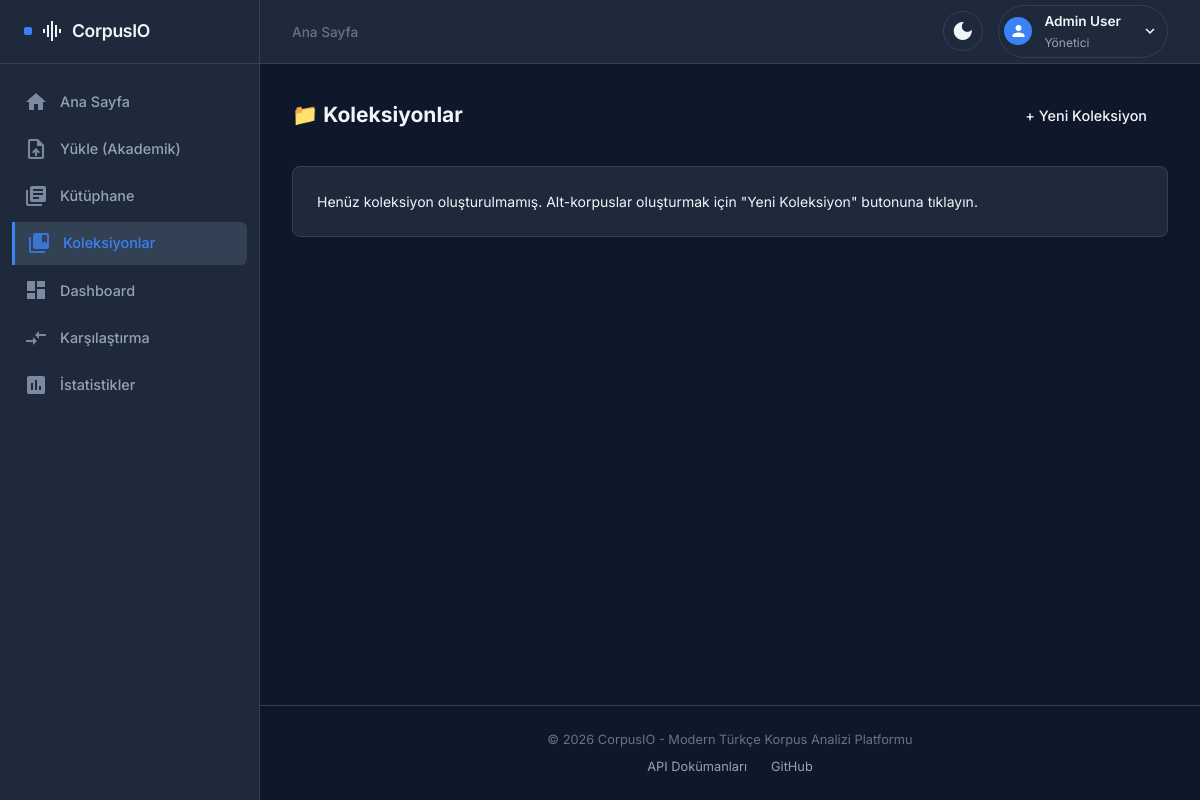
Before: /collections/ (signed in) with the older database file.
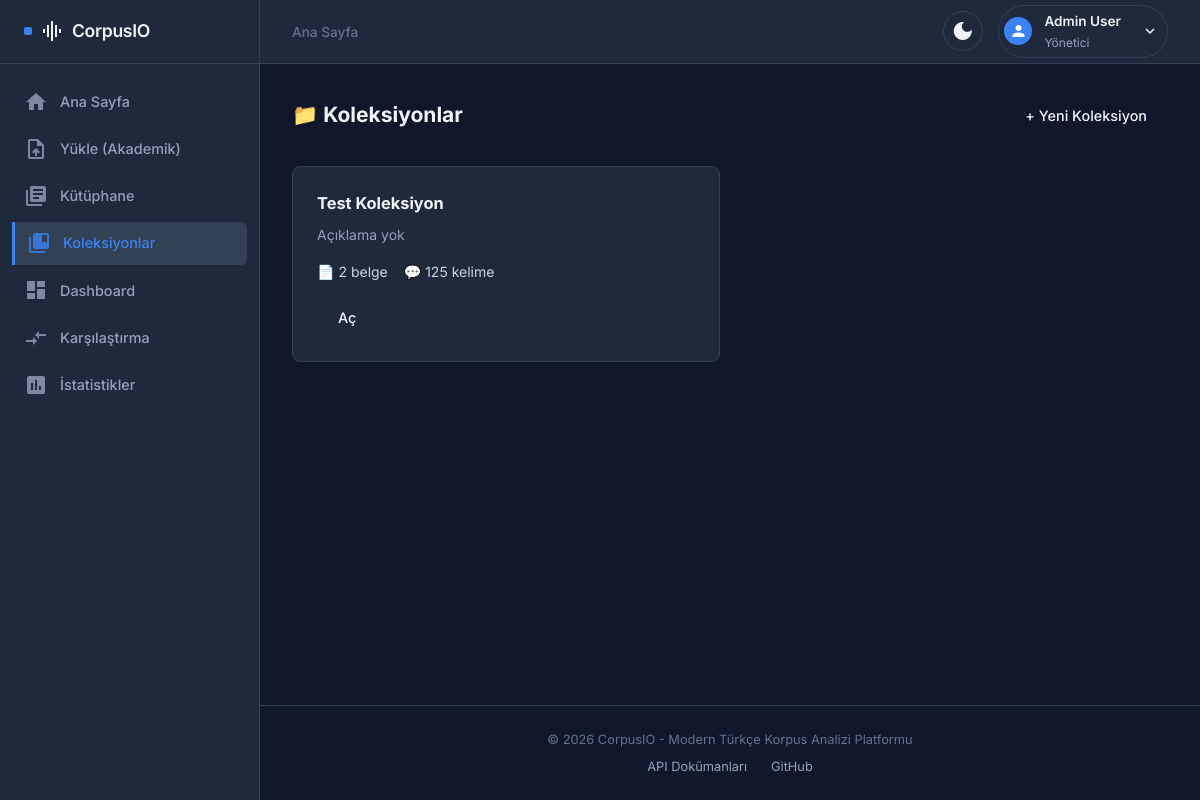
After: the same page with the newer database file.
### corpus/collections.py (models this page shows, shortened)
class Collection(models.Model):
    name = models.CharField(max_length=200, verbose_name="Koleksiyon Adı")
    description = models.TextField(blank=True, verbose_name="Açıklama")
    documents = models.ManyToManyField(
        Document,
        related_name='collections',
        verbose_name="Belgeler"
    )
    created_at = models.DateTimeField(auto_now_add=True, verbose_name="Oluşturulma")
    class Meta:
        verbose_name = "Koleksiyon"
        verbose_name_plural = "Koleksiyonlar"
        ordering = ['-created_at']
    def get_document_count(self):
        return self.documents.count()
    def get_total_words(self):
        total = 0
        for doc in self.documents.all():
            total += doc.get_word_count()
        return total

### corpus/models.py (models this page shows, shortened)
class Document(models.Model):
    filename = models.CharField(max_length=255, verbose_name="Dosya Adı")
    file = models.FileField(upload_to='documents/%Y/%m/', verbose_name="Dosya")
    format = models.CharField(max_length=10, verbose_name="Format")
    upload_date = models.DateTimeField(default=timezone.now, verbose_name="Yüklenme Tarihi")
    processed = models.BooleanField(default=False, verbose_name="İşlendi mi?")
    author = models.CharField(max_length=255, blank=True, verbose_name="Yazar")
    genre = models.CharField(max_length=100, blank=True, verbose_name="Tür")
    language = models.CharField(max_length=10, default='tr', verbose_name="Dil")
    source = models.CharField(max_length=255, blank=True, verbose_name="Kaynak")
    GRADE_LEVEL_CHOICES = [
        ('PRE', 'Okul Öncesi'),
        ('1', '1. Sınıf'),
        ('2', '2. Sınıf'),
        ('3', '3. Sınıf'),
        ('4', '4. Sınıf'),
        ('5', '5. Sınıf'),
        ('6', '6. Sınıf'),
        ('7', '7. Sınıf'),
        ('8', '8. Sınıf'),
        ('9', '9. Sınıf'),
        ('10', '10. Sınıf'),
        ('11', '11. Sınıf'),
        ('12', '12. Sınıf'),
        ('UNI', 'Üniversite/Akademik'),
        ('GEN', 'Genel/Yetişkin'),
    ]
    grade_level = models.CharField(
        max_length=10,
        choices=GRADE_LEVEL_CHOICES,
        blank=True,
        null=True,
        verbose_name="Sınıf Seviyesi"
    )
    subject = models.CharField(max_length=100, blank=True, verbose_name="Ders/Alan")
    publisher = models.CharField(max_length=255, blank=True, verbose_name="Yayınevi")
    publication_year = models.IntegerField(null=True, blank=True, verbose_name="Basım Yılı")
    isbn = models.CharField(max_length=20, blank=True, verbose_name="ISBN")
    metadata = models.JSONField(
        default=dict,
        blank=True,
        verbose_name="Ek Metadata",
        help_text="Diğer detaylar (JSON)"
    )
    tags = models.ManyToManyField(
        Tag,
        related_name='documents',
        blank=True,
        verbose_name="Etiketler"
    )
    class Meta:
        ordering = ['-upload_date']
        verbose_name = "Belge"
        verbose_name_plural = "Belgeler"
    def get_word_count(self):
        if hasattr(self, 'content') and self.content.cleaned_text:
            return len(self.content.cleaned_text.split())
        return 0

class Content(models.Model):
    document = models.OneToOneField(
        Document,
        on_delete=models.CASCADE,
        related_name='content',
        verbose_name="Belge"
    )
    raw_text = models.TextField(blank=True, verbose_name="Ham Metin")
    cleaned_text = models.TextField(blank=True, verbose_name="Temiz Metin")
    class Meta:
        verbose_name = "İçerik"
        verbose_name_plural = "İçerikler"

### corpus/collection_views.py (the view)
# urls.py: path('collections/', collection_views.collections_view, name='collections'),
@login_required
def collections_view(request):
    collections = Collection.objects.all()
    context = {
        'collections': collections,
        'active_tab': 'collections'
    }
    return render(request, 'corpus/collections.html', context)

### corpus/permissions.py (called while the page is built, shortened)
def get_user_role_value(user):
    if not user or not user.is_authenticated:
        return ROLE_VALUES['anonymous']
    if user.is_superuser:
        return ROLE_VALUES['admin']

def has_role(user, required_role):
    user_value = get_user_role_value(user)
    required_value = ROLE_VALUES.get(required_role, 0)
    return user_value >= required_value

def user_can_upload_documents(user):
    return has_role(user, 'verified')

def get_role_display_name(user):
    role_value = get_user_role_value(user)
    display_names = {
        ROLE_VALUES['anonymous']: 'Misafir',
        ROLE_VALUES['registered']: 'Kayıtlı Kullanıcı',
        ROLE_VALUES['verified']: 'Doğrulanmış Araştırmacı',
        ROLE_VALUES['developer']: 'Geliştirici',
        ROLE_VALUES['admin']: 'Yönetici',
    }
    for threshold in sorted(ROLE_VALUES.values(), reverse=True):
        if role_value >= threshold:
            return display_names.get(threshold, 'Bilinmeyen')
    return 'Misafir'

### corpus/templatetags/auth_extras.py (called while the page is built)
@register.filter(name='has_group')
def has_group(user, group_name):
    if not user.is_authenticated:
        return False
    return user.groups.filter(name=group_name).exists()

@register.filter(name='can_upload')
def can_upload_filter(user):
    return user_can_upload_documents(user)

@register.filter(name='access_level')
def access_level(user):
    return get_role_display_name(user)

### templates/corpus/collections.html (shortened to what this page needs)
{% extends "corpus/base.html" %}
{% block content %}
<div class="header-with-action">
    <h2>📁 Koleksiyonlar</h2>
    {% load auth_extras %}
    {% if request.user|has_group:"Academician" or request.user|has_group:"Developer" or request.user.is_superuser %}
    <a href="{% url 'corpus:create_collection' %}" class="btn">+ Yeni Koleksiyon</a>
    {% endif %}
</div>
{% if collections %}
<div class="documents-grid">
    {% for coll in collections %}
    <div class="card collection-card">
        <h3>{{ coll.name }}</h3>
        <p class="collection-desc">{{ coll.description|default:"Açıklama yok" }}</p>
        <div class="collection-meta">
            <span>📄 {{ coll.get_document_count }} belge</span>
            <span>💬 {{ coll.get_total_words }} kelime</span>
        </div>
        <a href="{% url 'corpus:collection_detail' coll.id %}" class="btn btn-small">Aç</a>
    </div>
    {% endfor %}
</div>
{% else %}
<div class="card">
    <p>Henüz koleksiyon oluşturulmamış. Alt-korpuslar oluşturmak için "Yeni Koleksiyon" butonuna tıklayın.</p>
</div>
{% endif %}
{% endblock %}

### templates/corpus/base.html (shortened to what this page needs)
{% load static %}
<!DOCTYPE html>
<html lang="tr">
<head>
    <link rel="stylesheet" href="{% static 'css/styles.css' %}?v=3">
</head>
<body>
    <aside class="sidebar">
        <div class="sidebar-header">
            <a href="{% url 'corpus:home' %}" class="logo-link">
                <h2 class="sidebar-logo"><span class="material-icons">graphic_eq</span> CorpusIO</h2>
            </a>
        </div>
        <nav class="sidebar-nav">
            <a href="{% url 'corpus:home' %}" class="nav-item {% if active_tab == 'home' %}active{% endif %}">
                <span class="material-icons nav-icon">home</span>
                <span class="nav-text">Ana Sayfa</span>
            </a>
            {% load auth_extras %}
            {% if request.user.is_authenticated and request.user|can_upload %}
            <a href="{% url 'corpus:upload' %}" class="nav-item {% if active_tab == 'upload' %}active{% endif %}">
                <span class="material-icons nav-icon">upload_file</span>
                <span class="nav-text">Yükle (Akademik)</span>
            </a>
            {% endif %}
            <a href="{% url 'corpus:library' %}" class="nav-item {% if active_tab == 'library' %}active{% endif %}">
                <span class="material-icons nav-icon">library_books</span>
                <span class="nav-text">Kütüphane</span>
            </a>
            {% if user.is_authenticated %}
            <a href="{% url 'corpus:collections' %}"
                class="nav-item {% if active_tab == 'collections' %}active{% endif %}">
                <span class="material-icons nav-icon">collections_bookmark</span>
                <span class="nav-text">Koleksiyonlar</span>
            </a>
            <a href="{% url 'corpus:dashboard' %}" class="nav-item {% if active_tab == 'dashboard' %}active{% endif %}">
                <span class="material-icons nav-icon">dashboard</span>
                <span class="nav-text">Dashboard</span>
            </a>
            <a href="{% url 'corpus:comparison' %}"
                class="nav-item {% if active_tab == 'comparison' %}active{% endif %}">
                <span class="material-icons nav-icon">compare_arrows</span>
                <span class="nav-text">Karşılaştırma</span>
            </a>
            <a href="{% url 'corpus:statistics' %}"
                class="nav-item {% if active_tab == 'statistics' %}active{% endif %}">
                <span class="material-icons nav-icon">assessment</span>
                <span class="nav-text">İstatistikler</span>
            </a>
            {% endif %}
        </nav>
    </aside>
    <div class="main-wrapper">
        <header class="top-header">
            <div class="breadcrumb">
                {% block breadcrumb %}
                <a href="{% url 'corpus:home' %}">Ana Sayfa</a>
                {% endblock %}
            </div>
            <div style="display: flex; align-items: center; gap: 15px;">
                <div class="theme-switcher">
                    <button class="theme-btn" onclick="toggleThemeMenu()" title="Tema Değiştir">
                        <span class="material-icons theme-icon">palette</span>
                    </button>
                </div>
                <div class="profile-section">
                    {% if user.is_authenticated %}
                    {% load auth_extras %}
                    <div class="profile-dropdown" onclick="toggleDropdown()">
                        <div class="profile-avatar">
                            <span class="material-icons" style="font-size: 18px;">person</span>
                        </div>
                        <div class="profile-info">
                            <span class="profile-name">{{ user.get_full_name|default:user.username }}</span>
                            <span class="profile-role">{{ request.user|access_level }}</span>
                        </div>
                        <span class="material-icons dropdown-arrow"
                            style="font-size: 18px; margin-left: 8px;">expand_more</span>
                    </div>
                    {% endif %}
                </div>
            </div>
        </header>
        <main class="content-area">
            {% block content %}{% endblock %}
        </main>
        <footer class="footer">
            <p>&copy; 2026 CorpusIO - Modern Türkçe Korpus Analizi Platformu</p>
            <div class="footer-links">
                <a href="/api/docs/" target="_blank">API Dokümanları</a>
                <a href="https://github.com/iatagun/OCRchestra" target="_blank">GitHub</a>
            </div>
        </footer>
    </div>
</body>
</html>

### templates/corpus/collections.html (style rules this page uses)
.header-with-action { display: flex; justify-content: space-between; align-items: center; margin-bottom: 2rem; }
.collection-card { position: relative; }
.collection-desc { color: #94a3b8; margin: 0.5rem 0; }
.collection-meta { display: flex; gap: 1rem; margin: 1rem 0; font-size: 14px; color: #cbd5e1; }

Changed rows visible on the page:
added Collection: name "Test Koleksiyon", description "Açıklama yok", get_document_count "2", get_total_words "125"
Other visible differences:
text no longer shown: "Henüz koleksiyon oluşturulmamış. Alt-korpuslar oluşturmak için \"Yeni Koleksiyon\" butonuna tıklayın."
